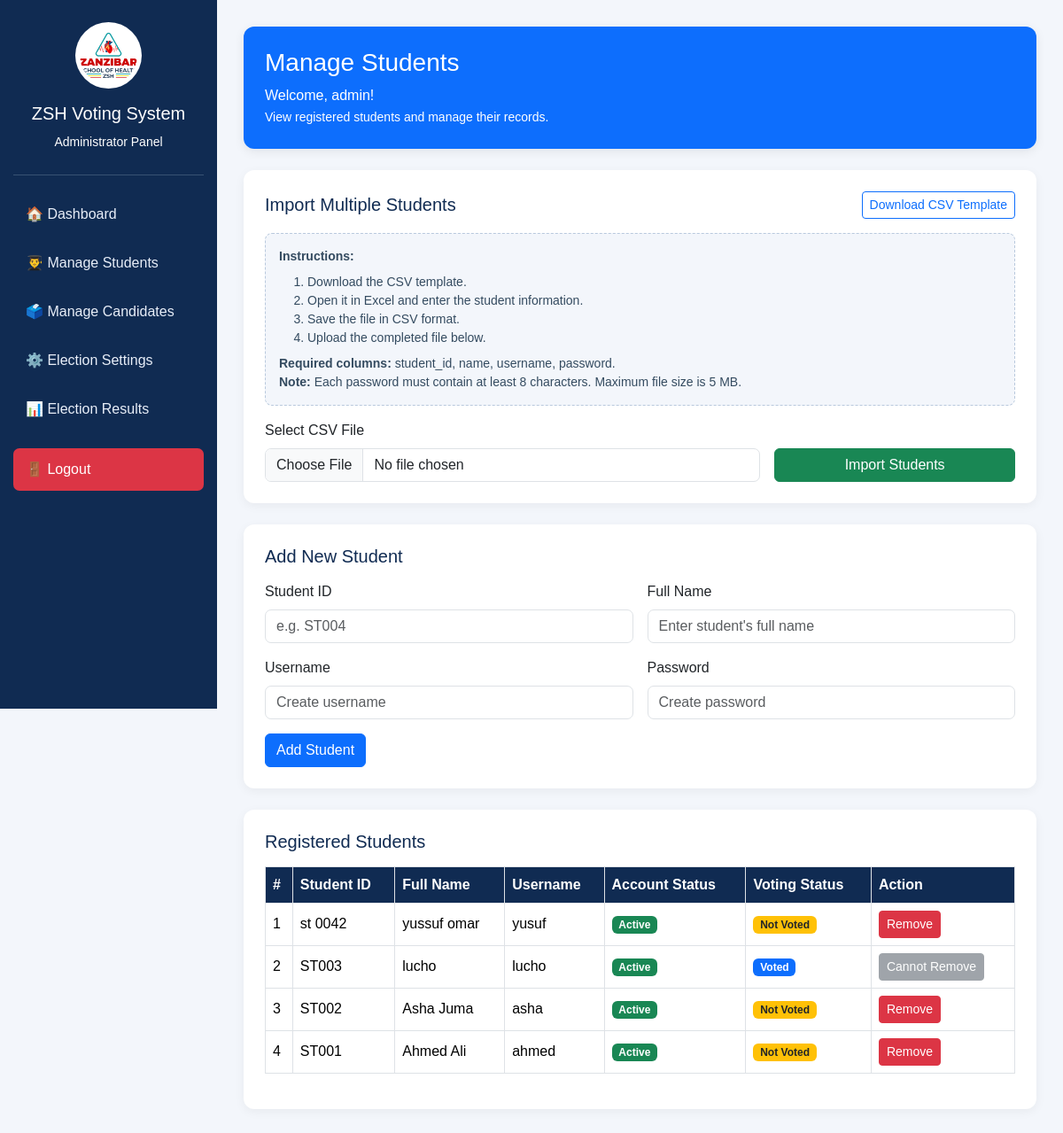
Screenshot of /zshvote/manage_students.php (signed in) with the database file from the repository.
### tables this page shows
CREATE TABLE `students` (
  `id` int(11) NOT NULL,
  `student_id` varchar(50) NOT NULL,
  `name` varchar(100) NOT NULL,
  `username` varchar(50) NOT NULL,
  `password` varchar(255) NOT NULL,
  `has_voted` tinyint(1) NOT NULL DEFAULT 0,
  `status` enum('active','inactive') NOT NULL DEFAULT 'active',
  `created_at` timestamp NOT NULL DEFAULT current_timestamp()
);

### zshvote/manage_students.php (the view, shortened to what this page needs)
<?php
require_once __DIR__ . '/db.php';
$stmt = $conn->query(
    "SELECT
        s.id,
        s.student_id,
        s.name,
        s.username,
        s.status,
        s.created_at,
        (
            SELECT COUNT(*)
            FROM votes v
            WHERE v.student_id = s.id
        ) AS voted
     FROM students s
     ORDER BY s.id DESC"
);
$students = $stmt->fetchAll(PDO::FETCH_ASSOC);
$adminUsername = $_SESSION['admin_username'] ?? 'Administrator';
?>
<!DOCTYPE html>
<html lang="en">
<head>
    <link
        href="https://cdn.jsdelivr.net/npm/bootstrap@5.3.3/dist/css/bootstrap.min.css"
        rel="stylesheet"
    >
</head>
<body>
<aside class="sidebar">
    <div class="brand">
        <img
            src="logo.png"
            alt="ZSH Logo"
            onerror="this.style.display='none'"
        >
        <h5 class="mt-3">
            ZSH Voting System
        </h5>
        <small>
            Administrator Panel
        </small>
    </div>
    <a href="admin_dashboard.php">
        🏠 Dashboard
    </a>
    <a href="manage_students.php" class="active">
        👨‍🎓 Manage Students
    </a>
    <a href="manage_candidates.php">
        🗳️ Manage Candidates
    </a>
    <a href="election_settings.php">
        ⚙️ Election Settings
    </a>
    <a href="results.php">
        📊 Election Results
    </a>
    <a
        href="logout.php"
        class="logout"
        onclick="return confirm('Are you sure you want to log out?');"
    >
        🚪 Logout
    </a>
</aside>
<main class="main-content">
    <div class="topbar">
        <h3>Manage Students</h3>
        <p class="mb-0">
            Welcome,
            <?= htmlspecialchars($adminUsername, ENT_QUOTES, 'UTF-8') ?>!
        </p>
        <small>
            View registered students and manage their records.
        </small>
    </div>
    <section class="panel">
        <div class="d-flex justify-content-between align-items-center flex-wrap gap-2 mb-3">
            <h5 class="mb-0">Import Multiple Students</h5>
            <a
                href="manage_students.php?download_template=1"
                class="btn btn-outline-primary btn-sm"
            >
                Download CSV Template
            </a>
        </div>
        <div class="csv-info mb-3">
            <strong>Instructions:</strong>
            <ol class="mb-2 mt-2">
                <li>Download the CSV template.</li>
                <li>Open it in Excel and enter the student information.</li>
                <li>Save the file in CSV format.</li>
                <li>Upload the completed file below.</li>
            </ol>
            <strong>Required columns:</strong>
            student_id, name, username, password.
            <br>
            <strong>Note:</strong>
            Each password must contain at least 8 characters.
            Maximum file size is 5 MB.
        </div>
        <form method="POST" action="manage_students.php" enctype="multipart/form-data">
            <div class="row g-3 align-items-end">
                <div class="col-md-8">
                    <label for="students_file" class="form-label">
                        Select CSV File
                    </label>
                    <input
                        type="file"
                        id="students_file"
                        name="students_file"
                        class="form-control"
                        accept=".csv,text/csv"
                        required
                    >
                </div>
                <div class="col-md-4">
                    <button
                        type="submit"
                        name="import_students"
                        value="1"
                        class="btn btn-success w-100"
                    >
                        Import Students
                    </button>
                </div>
            </div>
        </form>
    </section>
    <section class="panel">
        <h5 class="mb-3">
            Add New Student
        </h5>
        <form method="POST" action="manage_students.php">
            <div class="row g-3">
                <div class="col-md-6">
                    <label class="form-label">Student ID</label>
                    <input
                        type="text"
                        name="student_id"
                        class="form-control"
                        placeholder="e.g. ST004"
                        required
                    >
                </div>
                <div class="col-md-6">
                    <label class="form-label">Full Name</label>
                    <input
                        type="text"
                        name="name"
                        class="form-control"
                        placeholder="Enter student's full name"
                        required
                    >
                </div>
                <div class="col-md-6">
                    <label class="form-label">Username</label>
                    <input
                        type="text"
                        name="username"
                        class="form-control"
                        placeholder="Create username"
                        required
                    >
                </div>
                <div class="col-md-6">
                    <label class="form-label">Password</label>
                    <input
                        type="password"
                        name="password"
                        class="form-control"
                        placeholder="Create password"
                        minlength="8"
                        required
                    >
                </div>
            </div>
            <button
                type="submit"
                name="add_student"
                class="btn btn-primary mt-3"
            >
                Add Student
            </button>
        </form>
    </section>
    <section class="panel">
        <h5 class="mb-3">
            Registered Students
        </h5>
        <div class="table-responsive">
            <table class="table table-bordered table-hover align-middle">
                <thead>
                    <tr>
                        <th>#</th>
                        <th>Student ID</th>
                        <th>Full Name</th>
                        <th>Username</th>
                        <th>Account Status</th>
                        <th>Voting Status</th>
                        <th>Action</th>
                    </tr>
                </thead>
                <tbody>
                <?php if (count($students) > 0): ?>
                    <?php foreach ($students as $index => $student): ?>
                        <tr>
                            <td><?= $index + 1 ?></td>
                            <td>
                                <?= htmlspecialchars(
                                    $student['student_id'],
                                    ENT_QUOTES,
                                    'UTF-8'
                                ) ?>
                            </td>
                            <td>
                                <?= htmlspecialchars(
                                    $student['name'],
                                    ENT_QUOTES,
                                    'UTF-8'
                                ) ?>
                            </td>
                            <td>
                                <?= htmlspecialchars(
                                    $student['username'],
                                    ENT_QUOTES,
                                    'UTF-8'
                                ) ?>
                            </td>
                            <td>
                                <?php if ($student['status'] === 'active'): ?>
                                    <span class="badge bg-success">
                                        Active
                                    </span>
                                <?php else: ?>
                                    <span class="badge bg-secondary">
                                        Inactive
                                    </span>
                                <?php endif; ?>
                            </td>
                            <td>
                                <?php if ((int)$student['voted'] > 0): ?>
                                    <span class="badge bg-primary">
                                        Voted
                                    </span>
                                <?php else: ?>
                                    <span class="badge bg-warning text-dark">
                                        Not Voted
                                    </span>
                                <?php endif; ?>
                            </td>
                            <td>
                                <?php if ((int)$student['voted'] === 0): ?>
                                    <form
                                        method="POST"
                                        action="manage_students.php"
                                        onsubmit="return confirm('Remove this student account?');"
                                    >
                                        <button
                                            type="submit"
                                            name="remove_student"
                                            class="btn btn-danger btn-sm"
                                        >
                                            Remove
                                        </button>
                                    </form>
                                <?php else: ?>
                                    <button
                                        class="btn btn-secondary btn-sm"
                                        disabled
                                    >
                                        Cannot Remove
                                    </button>
                                <?php endif; ?>
                            </td>
                        </tr>
                    <?php endforeach; ?>
                <?php endif; ?>
                </tbody>
            </table>
        </div>
    </section>
</main>
</body>
</html>

### zshvote/manage_students.php (style rules this page uses)
body { margin: 0; background: #f3f6fb; font-family: Arial, sans-serif; }
.sidebar { width: 245px; min-height: 100vh; background: #102b52; color: white; position: fixed; top: 0; left: 0; padding: 25px 15px; }
.brand { text-align: center; padding-bottom: 25px; border-bottom: 1px solid #385273; margin-bottom: 20px; }
.brand img { width: 75px; height: 75px; object-fit: contain; background: white; border-radius: 50%; padding: 5px; }
.sidebar a { display: block; color: #e8eef8; text-decoration: none; padding: 12px 14px; border-radius: 7px; margin-bottom: 7px; transition: 0.2s; }
.sidebar a.logout { background: #dc3545; color: white; margin-top: 20px; }
.main-content { margin-left: 245px; padding: 30px; }
.topbar { background: #0d6efd; color: white; padding: 24px; border-radius: 12px; margin-bottom: 24px; box-shadow: 0 3px 12px rgba(0, 0, 0, .08); }
.topbar h3 { color: white; margin-bottom: 8px; }
.topbar p, .topbar small { color: white; }
.panel { background: white; padding: 24px; border-radius: 12px; margin-bottom: 24px; box-shadow: 0 3px 12px rgba(0, 0, 0, .05); }
.panel h5 { color: #102b52; }
.table th { background: #102b52; color: white; white-space: nowrap; }
.btn-danger { background: #dc3545; border-color: #dc3545; }
.csv-info { background: #f3f6fb; border: 1px dashed #b9c9dd; padding: 15px; border-radius: 8px; color: #344b60; font-size: 14px; }
.form-control { border-radius: 7px; }

### rows the page displays
students: student "st 0042", name "yussuf omar", username "yusuf", status "Active", shows "Not Voted"
students: student "ST003", name "lucho", username "lucho", status "Active", shows "Voted", shows "Cannot Remove"
students: student "ST002", name "Asha Juma", username "asha", status "Active", shows "Not Voted"
students: student "ST001", name "Ahmed Ali", username "ahmed", status "Active", shows "Not Voted"

### other values shown
$adminUsername "admin"
